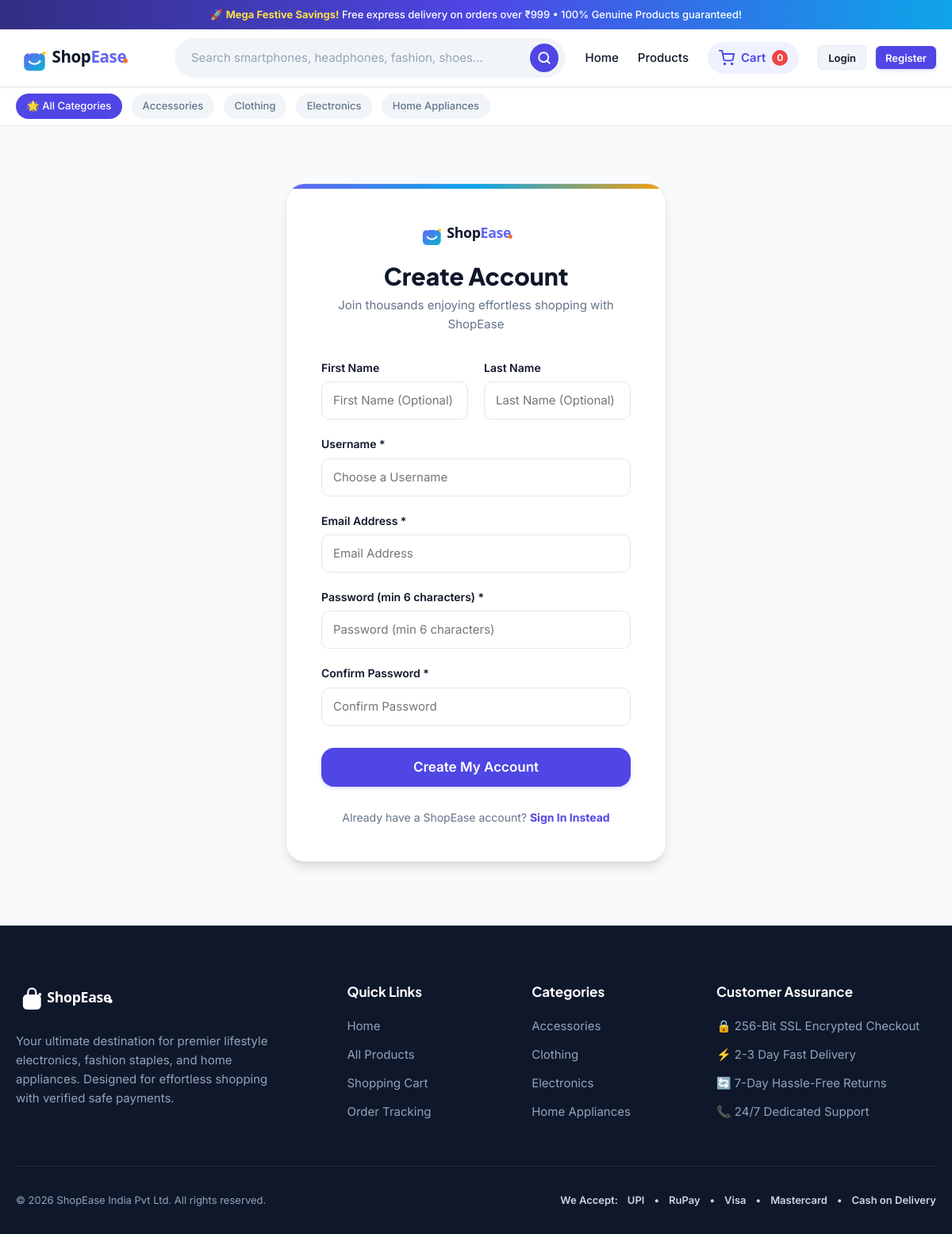
Screenshot of /register/ with the database file from the repository.
### store/models.py (models this page shows, shortened)
class Category(models.Model):
    name = models.CharField(max_length=100, unique=True)
    slug = models.SlugField(max_length=120, unique=True, blank=True)
    description = models.TextField(blank=True)
    image = models.ImageField(upload_to='categories/', blank=True, null=True)
    icon = models.CharField(max_length=50, blank=True, default='tag', help_text="CSS icon identifier")
    created_at = models.DateTimeField(auto_now_add=True)
    class Meta:
        verbose_name_plural = 'Categories'
        ordering = ['name']

### store/views.py (the view)
# urls.py: path('register/', views.register_view, name='register'),
def register_view(request):
    if request.user.is_authenticated:
        return redirect('home')
    session_key_before_login = request.session.session_key
    if request.method == 'POST':
        form = UserRegisterForm(request.POST)
        username = request.POST.get('username', '').strip()
        email = request.POST.get('email', '').strip().lower()
        password = request.POST.get('password', '')
        password_confirm = request.POST.get('password_confirm', '')
        if username and User.objects.filter(username__iexact=username).exists():
            form.add_error('username', "This username is already taken. Please choose another username.")
        if email and User.objects.filter(email__iexact=email).exists():
            form.add_error('email', "This email address is already registered. Please log in or use another email.")
        if password and password_confirm and password != password_confirm:
            form.add_error('password_confirm', "Passwords do not match.")
        if form.is_valid():
            try:
                with transaction.atomic():
                    cleaned_username = form.cleaned_data['username']
                    cleaned_email = form.cleaned_data['email']
                    if User.objects.filter(username__iexact=cleaned_username).exists():
                        form.add_error('username', "This username is already taken. Please choose another username.")
                        return render(request, 'register.html', {'form': form})
                    if User.objects.filter(email__iexact=cleaned_email).exists():
                        form.add_error('email', "This email address is already registered. Please log in or use another email.")
                        return render(request, 'register.html', {'form': form})
                    user = form.save()
            except IntegrityError:
                form.add_error('username', "This username is already taken. Please choose another username.")
                return render(request, 'register.html', {'form': form})
            except Exception:
                form.add_error(None, "Registration failed due to an unexpected error. Please try again.")
                return render(request, 'register.html', {'form': form})
            login(request, user)
            if session_key_before_login:
                merge_session_cart_to_user(session_key_before_login, user)
            messages.success(request, f"Welcome to ShopEase, {user.username}! Your account was created successfully.")
            next_url = request.GET.get('next') or 'home'
            return redirect(next_url)
    else:
        form = UserRegisterForm()
    return render(request, 'register.html', {'form': form})

### store/forms.py (shortened to what this page needs)
class UserRegisterForm(forms.ModelForm):
    first_name = forms.CharField(
        max_length=50,
        required=False,
        widget=forms.TextInput(attrs={'placeholder': 'First Name (Optional)', 'class': 'form-input'})
    )
    last_name = forms.CharField(
        max_length=50,
        required=False,
        widget=forms.TextInput(attrs={'placeholder': 'Last Name (Optional)', 'class': 'form-input'})
    )
    email = forms.EmailField(
        required=True,
        widget=forms.EmailInput(attrs={'placeholder': 'Email Address', 'class': 'form-input'})
    )
    password = forms.CharField(
        widget=forms.PasswordInput(attrs={'placeholder': 'Password (min 6 characters)', 'class': 'form-input'}),
        min_length=6
    )
    password_confirm = forms.CharField(
        widget=forms.PasswordInput(attrs={'placeholder': 'Confirm Password', 'class': 'form-input'}),
        min_length=6
    )
    class Meta:
        model = User
        fields = ['username', 'first_name', 'last_name', 'email']
        widgets = {
            'username': forms.TextInput(attrs={'placeholder': 'Choose a Username', 'class': 'form-input'}),
        }

### store/context_processors.py (called while the page is built)
def cart_and_categories_processor(request):
    cart_count = 0
    try:
        if request.user.is_authenticated:
            items = CartItem.objects.filter(user=request.user)
            cart_count = sum(item.quantity for item in items)
        else:
            session_key = request.session.session_key
            if session_key:
                items = CartItem.objects.filter(session_key=session_key)
                cart_count = sum(item.quantity for item in items)
    except Exception:
        cart_count = 0
    try:
        categories_nav = Category.objects.all()
    except Exception:
        categories_nav = []
    return {
        'cart_count': cart_count,
        'categories_nav': categories_nav,
        'currency_symbol': '₹',
        'site_name': 'ShopEase',
    }

### templates/register.html (shortened to what this page needs)
{% extends 'base.html' %}
{% load static %}
{% block content %}
<div class="container">
  <div class="auth-wrapper">
    <div class="auth-header">
      <div style="margin-bottom: 1rem;">
        <img src="{% static 'images/logo.svg' %}" alt="ShopEase" style="height: 38px; margin: 0 auto;">
      </div>
      <h1 class="auth-title">Create Account</h1>
      <p class="auth-subtitle">Join thousands enjoying effortless shopping with ShopEase</p>
    </div>
    <form method="POST" action="{% url 'register' %}{% if request.GET.next %}?next={{ request.GET.next }}{% endif %}" id="registerForm">
      <div class="form-grid-2">
        <div class="form-group">
          <label class="form-label" for="id_first_name">First Name</label>
          {{ form.first_name }}
        </div>
        <div class="form-group">
          <label class="form-label" for="id_last_name">Last Name</label>
          {{ form.last_name }}
        </div>
      </div>
      <div class="form-group">
        <label class="form-label" for="id_username">Username *</label>
        {{ form.username }}
      </div>
      <div class="form-group">
        <label class="form-label" for="id_email">Email Address *</label>
        {{ form.email }}
      </div>
      <div class="form-group">
        <label class="form-label" for="id_password">Password (min 6 characters) *</label>
        {{ form.password }}
      </div>
      <div class="form-group">
        <label class="form-label" for="id_password_confirm">Confirm Password *</label>
        {{ form.password_confirm }}
      </div>
      <div style="margin-top: 1.75rem;">
        <button type="submit" class="btn btn-primary btn-lg btn-block" id="btnRegisterSubmit">
          Create My Account
        </button>
      </div>
    </form>
    <div class="auth-switch-text">
      Already have a ShopEase account?
      <a href="{% url 'login' %}{% if request.GET.next %}?next={{ request.GET.next }}{% endif %}" id="linkLogin">
        Sign In Instead
      </a>
    </div>
  </div>
</div>
{% endblock %}

### templates/base.html (shortened to what this page needs)
{% load static %}
<!DOCTYPE html>
<html lang="en">
<head>
  <link rel="stylesheet" href="{% static 'css/style.css' %}">
</head>
<body>
  <div class="announcement-bar">
    <div class="container">
      🚀 <strong>Mega Festive Savings!</strong> Free express delivery on orders over ₹999 &bull; 100% Genuine Products guaranteed!
    </div>
  </div>
  <header class="site-header">
    <div class="container">
      <div class="nav-wrapper">
        <a href="{% url 'home' %}" class="brand-logo" id="siteLogoLink" aria-label="ShopEase Home">
          <img src="{% static 'images/logo.svg' %}" alt="ShopEase" width="160" height="40">
        </a>
        <form action="{% url 'product_list' %}" method="GET" class="search-form" id="globalSearchForm">
          <div class="search-input-group">
            <input
              type="text"
              name="q"
              class="search-input"
              placeholder="Search smartphones, headphones, fashion, shoes..."
              value="{{ search_query|default:'' }}"
              id="globalSearchInput"
              autocomplete="off"
            >
            <button type="submit" class="search-btn" id="searchSubmitBtn" aria-label="Search">
              <svg width="18" height="18" viewBox="0 0 24 24" fill="none" stroke="currentColor" stroke-width="2.5" stroke-linecap="round" stroke-linejoin="round">
                <circle cx="11" cy="11" r="8"></circle>
                <line x1="21" y1="21" x2="16.65" y2="16.65"></line>
              </svg>
            </button>
          </div>
        </form>
        <nav class="main-nav" id="mainNav">
          <a href="{% url 'home' %}" class="nav-link {% if request.resolver_match.url_name == 'home' %}active{% endif %}" id="navHome">Home</a>
          <a href="{% url 'product_list' %}" class="nav-link {% if request.resolver_match.url_name == 'product_list' %}active{% endif %}" id="navProducts">Products</a>
          <a href="{% url 'cart' %}" class="cart-nav-btn" id="navCart" aria-label="View Shopping Cart">
            <svg width="20" height="20" viewBox="0 0 24 24" fill="none" stroke="currentColor" stroke-width="2.2" stroke-linecap="round" stroke-linejoin="round">
              <circle cx="9" cy="21" r="1"></circle>
              <circle cx="20" cy="21" r="1"></circle>
              <path d="M1 1h4l2.68 13.39a2 2 0 0 0 2 1.61h9.72a2 2 0 0 0 2-1.61L23 6H6"></path>
            </svg>
            <span>Cart</span>
            <span class="cart-badge" id="cartBadgeCount">{{ cart_count|default:"0" }}</span>
          </a>
          {% if user.is_authenticated %}
            <div class="user-menu">
              <div class="user-badge" title="Logged in as {{ user.username }}">
                <div class="user-avatar-circle">
                  {{ user.username|slice:":1"|upper }}
                </div>
                <span>{{ user.first_name|default:user.username }}</span>
              </div>
              {% if user.is_staff %}
                <a href="{% url 'admin:index' %}" target="_blank" class="btn btn-secondary btn-sm" id="navAdmin">Admin</a>
              {% endif %}
              <a href="{% url 'logout' %}" class="btn btn-secondary btn-sm" id="navLogout">Logout</a>
            </div>
          {% else %}
            <div class="user-menu">
              <a href="{% url 'login' %}" class="btn btn-secondary btn-sm" id="navLogin">Login</a>
              <a href="{% url 'register' %}" class="btn btn-primary btn-sm" id="navRegister">Register</a>
            </div>
          {% endif %}
        </nav>
      </div>
    </div>
  </header>
  <div class="categories-subnav">
    <div class="container">
      <ul class="subnav-list">
        <li>
          <a href="{% url 'product_list' %}" class="category-chip {% if not request.GET.category %}active{% endif %}">
            🌟 All Categories
          </a>
        </li>
        {% for cat in categories_nav %}
          <li>
            <a href="{% url 'product_list' %}?category={{ cat.slug }}" class="category-chip {% if request.GET.category == cat.slug %}active{% endif %}">
              {{ cat.name }}
            </a>
          </li>
        {% endfor %}
      </ul>
    </div>
  </div>
  <main id="mainContent">
    {% block content %}{% endblock %}
  </main>
  <footer class="site-footer">
    <div class="container">
      <div class="footer-grid">
        <div class="footer-brand">
          <a href="{% url 'home' %}" style="display: inline-block;">
            <img src="{% static 'images/logo.svg' %}" alt="ShopEase Logo" style="height: 38px; filter: brightness(0) invert(1);">
          </a>
          <p>
            Your ultimate destination for premier lifestyle electronics, fashion staples, and home appliances. Designed for effortless shopping with verified safe payments.
          </p>
        </div>
        <div>
          <h4 class="footer-title">Quick Links</h4>
          <ul class="footer-links">
            <li><a href="{% url 'home' %}">Home</a></li>
            <li><a href="{% url 'product_list' %}">All Products</a></li>
            <li><a href="{% url 'cart' %}">Shopping Cart</a></li>
            <li><a href="{% url 'my_orders' %}">Order Tracking</a></li>
          </ul>
        </div>
        <div>
          <h4 class="footer-title">Categories</h4>
          <ul class="footer-links">
            {% for cat in categories_nav|slice:":4" %}
              <li><a href="{% url 'product_list' %}?category={{ cat.slug }}">{{ cat.name }}</a></li>
            {% endfor %}
          </ul>
        </div>
        <div>
          <h4 class="footer-title">Customer Assurance</h4>
          <ul class="footer-links">
            <li>🔒 256-Bit SSL Encrypted Checkout</li>
            <li>⚡ 2-3 Day Fast Delivery</li>
            <li>🔄 7-Day Hassle-Free Returns</li>
            <li>📞 24/7 Dedicated Support</li>
          </ul>
        </div>
      </div>
      <div class="footer-bottom">
        <p>&copy; 2026 ShopEase India Pvt Ltd. All rights reserved.</p>
        <div class="payment-badge-icons">
          <span>We Accept:</span>
          <span>UPI</span> &bull;
          <span>RuPay</span> &bull;
          <span>Visa</span> &bull;
          <span>Mastercard</span> &bull;
          <span>Cash on Delivery</span>
        </div>
      </div>
    </div>
  </footer>
</body>
</html>

### rows the page displays
Category: name "Accessories"
Category: name "Clothing"
Category: name "Electronics"
Category: name "Home Appliances"

### other values shown
{{ cart_count|default:"0" }} "0"
